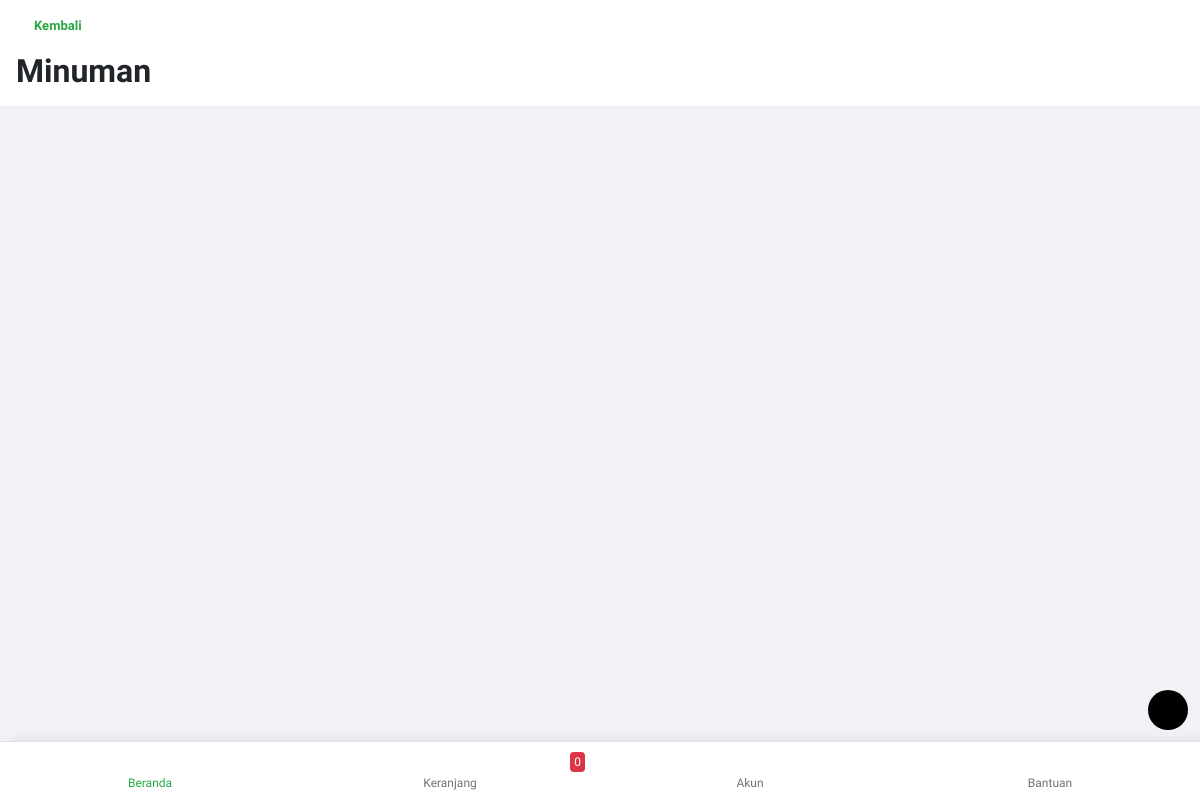
The app's page /beranda/kategori/minuman, older data.
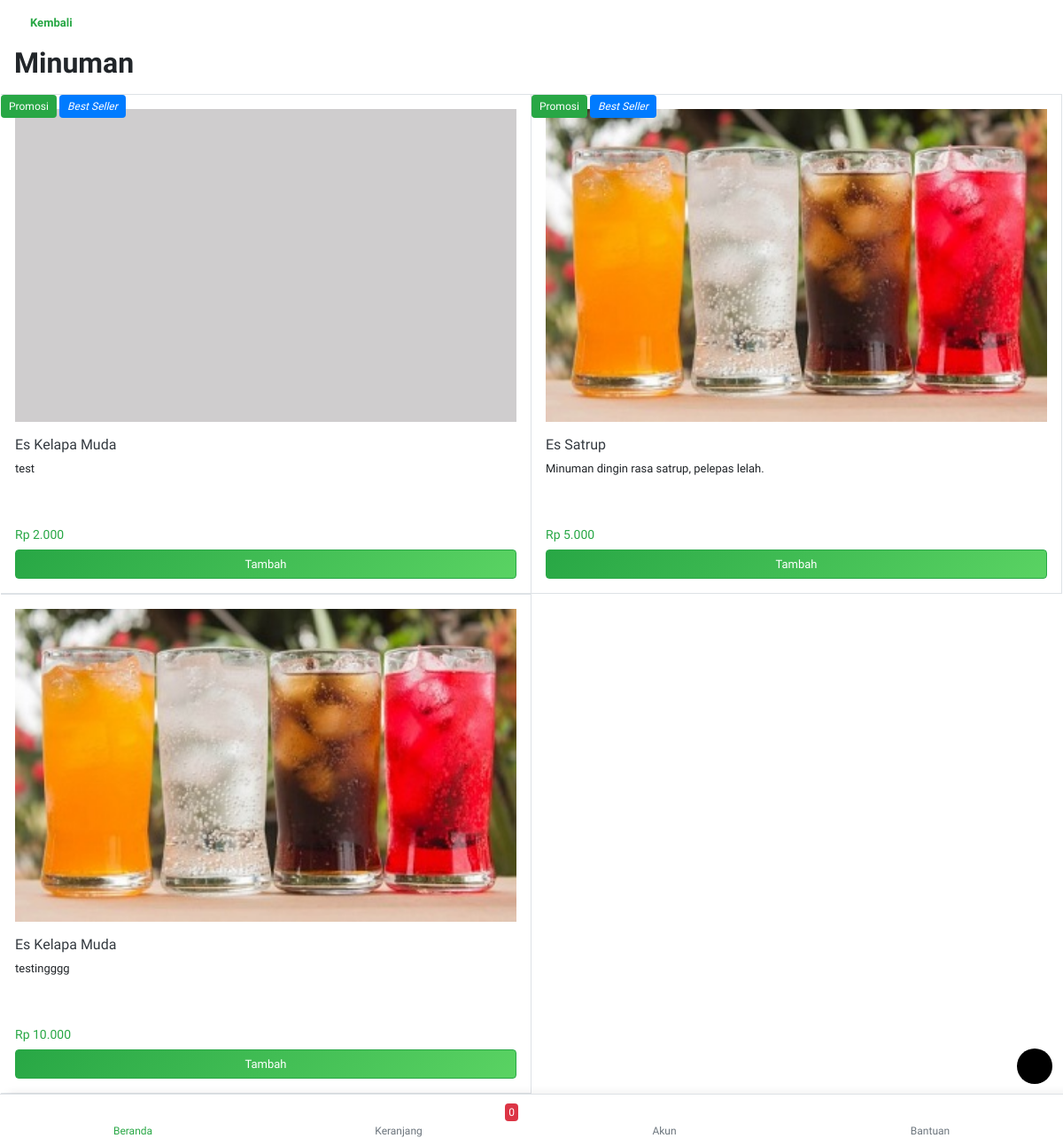
The same page, newer data.
### tables this page shows
CREATE TABLE `tb_produk` (
  `id_produk` int(11) NOT NULL,
  `id_kategori` int(11) NOT NULL,
  `nama_produk` varchar(50) NOT NULL,
  `harga` varchar(50) NOT NULL,
  `harga_promosi` varchar(50) NOT NULL,
  `deskripsi` text NOT NULL,
  `gambar` varchar(100) NOT NULL,
  `promosi` int(11) NOT NULL,
  `terlaris` int(11) NOT NULL
);

### application/controllers/Beranda.php (called while the page is built, shortened)
<?php
class Beranda extends CI_Controller {
	function __construct(){
		$this->load->model('mberanda');
	}
	public function kategori()
	{
		$data['nama_kategori'] = $this->uri->segment(3);
		$data['data_perkategori'] = $this->mberanda->get_perkategori($id=$this->uri->segment(3));
		$this->load->view('tema/head');
		$this->load->view('kategori',$data);
		$this->load->view('tema/menu');
		$this->load->view('tema/footer');
	}
}

### index.php (called while the page is built, shortened)
<?php
require_once BASEPATH.'core/CodeIgniter.php';

### application/models/Mberanda.php (called while the page is built, shortened)
<?php if ( ! defined('BASEPATH')) exit('No direct script access allowed');
class Mberanda extends CI_Model {
public function get_perkategori($id)
	{
		$query = $this->db->query("SELECT * FROM `tb_kategori` JOIN tb_produk ON tb_kategori.id_kategori=tb_produk.id_kategori WHERE tb_kategori.slug='$id' ORDER BY `tb_kategori`.`id_kategori` DESC");
		return $query;
	}
}

### application/views/kategori.php (the view, shortened to what this page needs)
<div class="osahan-listing">
	<div class="p-3 bg-white">
		<div class="d-flex align-items-center">
			<a class="font-weight-bold text-success text-decoration-none" href="<?= site_url() ?>beranda"><i
						class="icofont-rounded-left back-page"></i> Kembali</a>
		</div>
	</div>
	<div class="px-3 bg-white pb-2">
		<div class="pt-0">
			<h2 class="font-weight-bold"><?= ucwords(str_replace("-", " ", htmlspecialchars($nama_kategori))); ?></h2>
		</div>
	</div>
	<div class="osahan-listing px-3 bg-white">
		<div class="row">
			<?php
			foreach ($data_perkategori->result() as $data): ?>
				<div class="col-6 p-0 border-right border-bottom border-top">
					<div class="list-card-image">
						<div class="member-plan position-absolute">
							<?= $data->promosi == 0 ? '' : '<span class="badge badge-success">Promosi</span>'; ?>
							<?= $data->terlaris == 0 ? '' : '<span class="badge badge-primary"><i>Best Seller</i></span>'; ?>
						</div>
						<div class="p-3">
							<a href="<?= base_url() ?>beranda/detail_produk/<?= $data->slug_p; ?>" class="text-dark">
								<img src="<?= base_url() ?>file/<?= $data->gambar; ?>"
									 class="img-fluid item-img w-100 mb-3">
								<h6><?= htmlspecialchars($data->nama_produk); ?></h6>
							</a>
							<p style="height: 60px">
								<?php
								$jml = strlen($data->deskripsi);
								echo $jml <= 100 ? $data->deskripsi : substr($data->deskripsi, 0, 100) . " . . . (Lihat Selengkapnya)";
								?>
							</p>
							<div class="" id="container-button">
								<h6 class="price m-0 text-success"><?= "Rp " . number_format(htmlspecialchars($data->harga), 0, ',', '.'); ?></h6>
								<button data-id="<?= $data->id_produk ?>"
										id="btn-add-cart"
										class="btn btn-success btn-block ml-auto mt-2">Tambah
								</button>
							</div>
						</div>
					</div>
				</div>
			<?php endforeach; ?>
		</div>
	</div>
</div>

Row changes from the older to the newer data that the page shows:
added tb_produk: promosi "Promosi", terlaris "Best Seller", gambar (picture), nama_produk "Es Kelapa Muda", deskripsi "test", harga "2.000"
added tb_produk: promosi "Promosi", terlaris "Best Seller", gambar (picture), nama_produk "Es Satrup", deskripsi "Minuman dingin rasa satrup, pelepas lelah.", harga "5.000"
now on this page (row edited): tb_produk: gambar (picture), nama_produk "Es Kelapa Muda", deskripsi "testingggg", harga "10.000"
